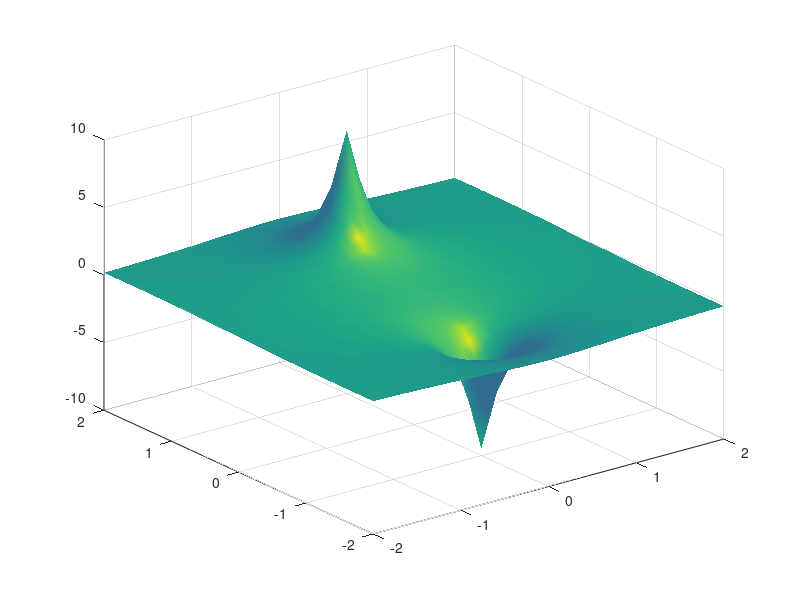

The MATLAB source for this figure:
[x,y]=meshgrid(-2:0.1:2,-2:0.1:2);
z=1./sqrt(x.^2+(y-1).^2+0.01)-1./sqrt(x.^2+(y+1).^2+0.01);
surfl(x,y,z);
shading interp;